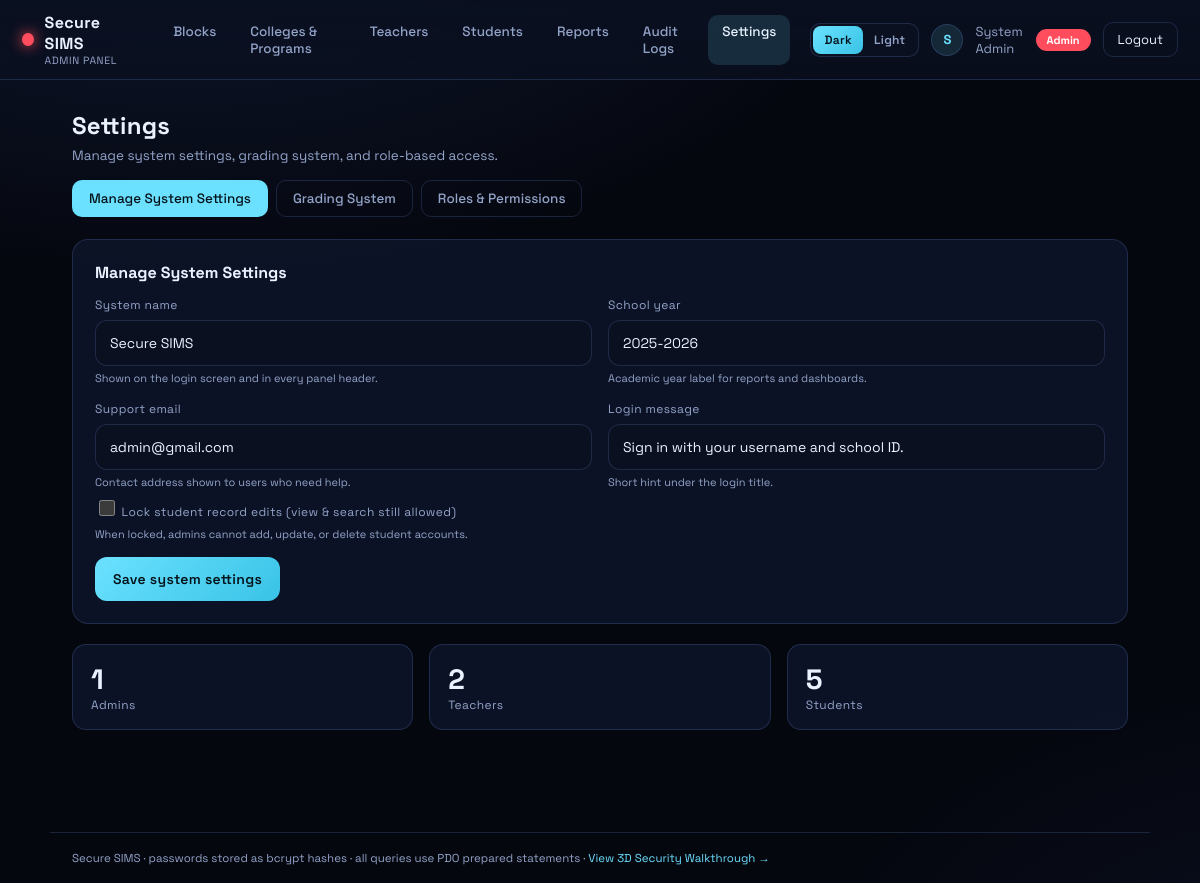
Screenshot of /admin/settings.php (signed in) with the database file from the repository.
### tables this page shows
CREATE TABLE `roles` (
  `id`          INT UNSIGNED NOT NULL AUTO_INCREMENT,
  `name`        VARCHAR(60)  NOT NULL,
  `code`        VARCHAR(20)  NOT NULL,
  `color`       VARCHAR(16)  NOT NULL,
  `description` VARCHAR(255) NOT NULL,
  PRIMARY KEY (`id`),
  UNIQUE KEY `uq_roles_code` (`code`)
);

CREATE TABLE `app_settings` (
  `setting_key`   VARCHAR(64)  NOT NULL,
  `setting_value` VARCHAR(255) NOT NULL,
  PRIMARY KEY (`setting_key`)
);

CREATE TABLE `permissions` (
  `id`          INT UNSIGNED NOT NULL AUTO_INCREMENT,
  `code`        VARCHAR(40)  NOT NULL,
  `label`       VARCHAR(80)  NOT NULL,
  `description` VARCHAR(255) NOT NULL,
  `sort_order`  INT UNSIGNED NOT NULL DEFAULT 0,
  PRIMARY KEY (`id`),
  UNIQUE KEY `uq_permissions_code` (`code`)
);

### includes/bootstrap.php (called while the page is built, shortened)
<?php
function db(): PDO
{
    static $pdo = null;
    if ($pdo === null) {
        $pdo = db_connect();
    }
    return $pdo;
}
function e($v): string
{
    return htmlspecialchars((string)$v, ENT_QUOTES, 'UTF-8');
}
function csrf_token(): string
{
    return $_SESSION['csrf'];
}
function csrf_field(): string
{
    return '<input type="hidden" name="csrf" value="' . csrf_token() . '">';
}
require_once __DIR__ . '/permissions.php';
require_once __DIR__ . '/theme.php';
require_once __DIR__ . '/avatar.php';
require_once __DIR__ . '/academics.php';

### includes/academics.php (called while the page is built, shortened)
<?php
function ensure_academics_schema(?PDO $pdo = null): void
{
    $ready = true;
}

### includes/permissions.php (called while the page is built, shortened)
<?php
function ensure_rbac_schema(?PDO $pdo = null): void
{
    static $ready = false;
    if ($ready) {
        return;
    }
    $defaults = [
        'school_name'     => 'Secure SIMS',
        'school_year'     => '2025-2026',
        'support_email'   => 'admin@gmail.com',
        'login_message'   => 'Sign in with your username and school ID.',
        'records_locked'  => '0',
    ];
}
function app_setting(string $key, string $default = ''): string
{
    $stmt = db()->prepare('SELECT setting_value FROM app_settings WHERE setting_key = :k');
    $stmt->execute([':k' => $key]);
    $row = $stmt->fetch();
    return $row ? (string)$row['setting_value'] : $default;
}
function permissions_for(string $roleCode): array
{
    static $cache = [];
    if (isset($cache[$roleCode])) {
        return $cache[$roleCode];
    }
    $stmt = db()->prepare(
        'SELECT p.code
         FROM role_permissions rp
         JOIN roles r ON r.id = rp.role_id
         JOIN permissions p ON p.id = rp.permission_id
         WHERE r.code = :c
         ORDER BY p.sort_order, p.id'
    );
    $stmt->execute([':c' => $roleCode]);
    $cache[$roleCode] = $stmt->fetchAll(PDO::FETCH_COLUMN);
    return $cache[$roleCode];
}
function role_can(string $roleCode, string $perm): bool
{
    if ($roleCode === 'admin' && $perm === 'roles') {
        return true;
    }
    return in_array($perm, permissions_for($roleCode), true);
}
function nav_items_for(string $role): array
{
    if ($role === 'admin') {
        $items = [
            ['index.php', 'Blocks', 'dashboard'],
            ['academics.php', 'Colleges & Programs', 'academics'],
            ['teachers.php', 'Teachers', 'users'],
            ['students.php', 'Students', 'students'],
            ['reports.php', 'Reports', 'reports'],
            ['audit.php', 'Audit Logs', 'audit_log'],
            ['settings.php', 'Settings', 'roles'],
        ];
    } elseif ($role === 'student') {
        $items = [
            ['index.php', 'My Profile', 'profile'],
            ['schedule.php', 'My Schedule', 'profile'],
            ['grades.php', 'My Grades', 'grades'],
        ];
    } else {
        $items = [];
    }
    return array_values(array_filter($items, static function ($item) use ($role) {
        return role_can($role, $item[2]);
    }));
}

### includes/layout.php (the view, shortened to what this page needs)
<?php
function render_header(string $title, array $user): void
{
    $role = $user['role'];
    $name = trim(($user['first_name'] ?? '') . ' ' . ($user['last_name'] ?? ''));
    $brand = app_setting('school_name', 'Secure SIMS');
    $nav = nav_items_for($role);
    $current = basename($_SERVER['SCRIPT_NAME']);
    echo '<!DOCTYPE html><html lang="en" data-theme="' . e(current_theme()) . '"><head>';
    $cssVer = @filemtime(__DIR__ . '/../css/app.css') ?: time();
    echo '<link rel="stylesheet" href="../css/app.css?v=' . (int)$cssVer . '">';
    echo '</head><body data-testid="app-body">';
    echo '<header class="app-top" data-testid="app-topbar">';
    echo '<div class="app-brand"><span class="app-dot app-dot--' . e($role) . '"></span>';
    echo '<div><div class="app-brand-title">' . e($brand) . '</div>';
    echo '<div class="app-brand-sub">' . e(ucfirst($role)) . ' Panel</div></div></div>';
    echo '<nav class="app-nav" data-testid="app-nav">';
    foreach ($nav as $item) {
        $active = $item[0] === $current ? ' active' : '';
        echo '<a class="nav-link' . $active . '" data-testid="nav-' . e(strtolower(preg_replace('/\s+/', '-', $item[1]))) . '" href="' . e($item[0]) . '">' . e($item[1]) . '</a>';
    }
    echo '</nav>';
    echo '<div class="app-user">';
    echo theme_switch_form('../theme.php');
    echo avatar_img_tag($user['avatar'] ?? null, $name, 'avatar avatar--sm');
    echo '<span class="app-user-name" data-testid="current-user">' . e($name) . '</span>';
    echo '<span class="role-pill role-pill--' . e($role) . '">' . e(ucfirst($role)) . '</span>';
    echo '<a class="btn-out" data-testid="logout-btn" href="../logout.php">Logout</a></div>';
    echo '</header>';
    echo '<main class="app-main">';
}
function render_footer(): void
{
    echo '</main>';
    echo '<footer class="app-foot">Secure SIMS · passwords stored as bcrypt hashes · all queries use PDO prepared statements · ';
    echo '<a href="../walkthrough.php">View 3D Security Walkthrough →</a></footer>';
    echo '</body></html>';
}

### css/app.css (style rules this page uses)
:root { --admin:#ff4d5e; --teacher:#4d9bff; --student:#43d17a; --accent:#6be1ff; --accent-2:#c98bff; --danger:#ff5470; --ok:#43d17a; --warn:#ffcf5c; --bg-0:#05070f; --bg-1:#0a1020; --bg-2:#0f1830; --panel:rgba(16,24,46,.72); --panel-solid:#0e1730; --brd:rgba(120,160,255,.18); --ink:#eaf1ff; --ink-dim:#93a4c9; --topbar:linear-gradient(to bottom,rgba(10,16,32,.95),rgba(10,16,32,.75)); --card-shadow:0 30px 80px rgba(0,0,0,.5); --nav-hover:rgba(120,160,255,.08); --nav-active:rgba(107,225,255,.14); --table-hover:rgba(120,160,255,.05); --danger-ink:#ffb3c0; --ok-ink:#c9f7dc; --err-ink:#ffd9df; --flash-ok-bg:rgba(67,209,122,.12); --flash-err-bg:rgba(255,84,112,.12); --btn-grad:linear-gradient(135deg,var(--accent),#39c3e6); --btn-shadow:0 10px 28px rgba(107,225,255,.35); --ease:cubic-bezier(.22,.61,.36,1); color-scheme:dark; }
* { box-sizing:border-box; }
html,body { margin:0;min-height:100%;background:var(--bg-0);color:var(--ink); font-family:"Space Grotesk",system-ui,sans-serif; }
body { background: radial-gradient(1200px 600px at 15% -10%,var(--bg-2),transparent 60%), radial-gradient(1000px 700px at 110% 120%,var(--bg-1),transparent 55%), var(--bg-0); }
a { color:var(--accent);text-decoration:none; }
.app-top { position:sticky;top:0;z-index:20;display:flex;align-items:center;gap:20px; padding:12px 22px;background:var(--topbar); border-bottom:1px solid var(--brd);backdrop-filter:blur(14px); }
.app-brand { display:flex;align-items:center;gap:11px; }
.app-dot { width:13px;height:13px;border-radius:50%;background:var(--accent);box-shadow:0 0 14px var(--accent); }
.app-dot--admin { background:var(--admin);box-shadow:0 0 14px var(--admin); }
.app-brand-title { font-size:16px;font-weight:700;letter-spacing:.4px; }
.app-brand-sub { font-size:10.5px;color:var(--ink-dim);letter-spacing:.6px;text-transform:uppercase; }
.app-nav { display:flex;gap:6px;margin-left:6px; }
.nav-link { padding:8px 14px;border-radius:10px;color:var(--ink-dim);font-size:13.5px;font-weight:500; transition:background .2s,color .2s; }
.nav-link.active { color:var(--ink);background:var(--nav-active); }
.app-user { margin-left:auto;display:flex;align-items:center;gap:12px; }
.app-user-name { font-size:13px;color:var(--ink-dim); }
.role-pill { font-size:11px;font-weight:700;padding:4px 11px;border-radius:999px;color:#04121a; }
.role-pill--admin { background:var(--admin);color:#fff; }
.btn-out { padding:8px 14px;border:1px solid var(--brd);border-radius:10px;color:var(--ink); font-size:13px;transition:border-color .2s,background .2s; }
.app-main { max-width:1100px;margin:0 auto;padding:30px 22px 80px; }
.app-foot { max-width:1100px;margin:0 auto;padding:18px 22px;color:var(--ink-dim); font-size:11.5px;border-top:1px solid var(--brd); }

### rows the page displays
app_settings: setting_value "Secure SIMS"
roles: code "ADMIN", code "Admin"
permissions: label "Students"
permissions: label "Reports"

### other values shown
$item[1] "Blocks"
$item[1] "Colleges & Programs"
$item[1] "Teachers"
$item[1] "Audit Logs"
$item[1] "Settings"
$label "Dark"
$label "Light"
$initial "S"
$name "System Admin"
$counts['admins'] "1"
$counts['teachers'] "2"
$counts['students'] "5"
